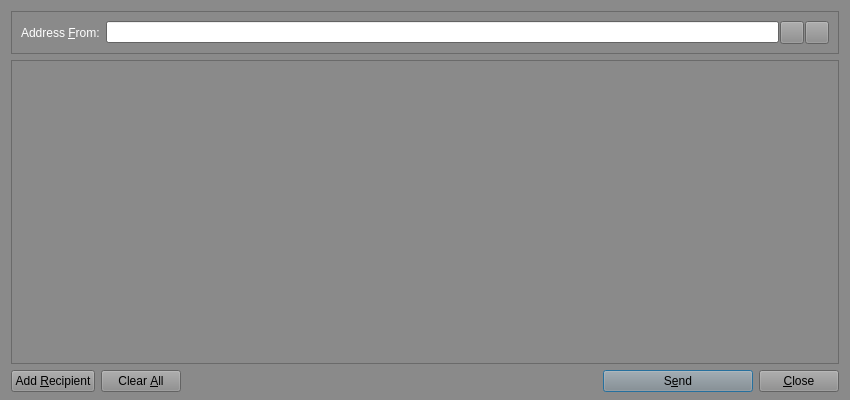
<?xml version="1.0" encoding="UTF-8"?>
<ui version="4.0">
 <class>SendMessagesDialog</class>
 <widget class="QDialog" name="SendMessagesDialog">
  <property name="geometry">
   <rect>
    <x>0</x>
    <y>0</y>
    <width>850</width>
    <height>400</height>
   </rect>
  </property>
  <property name="palette">
   <palette>
    <active>
     <colorrole role="WindowText">
      <brush brushstyle="SolidPattern">
       <color alpha="255">
        <red>255</red>
        <green>255</green>
        <blue>255</blue>
       </color>
      </brush>
     </colorrole>
     <colorrole role="Button">
      <brush brushstyle="SolidPattern">
       <color alpha="255">
        <red>138</red>
        <green>138</green>
        <blue>138</blue>
       </color>
      </brush>
     </colorrole>
     <colorrole role="Light">
      <brush brushstyle="SolidPattern">
       <color alpha="255">
        <red>207</red>
        <green>207</green>
        <blue>207</blue>
       </color>
      </brush>
     </colorrole>
     <colorrole role="Midlight">
      <brush brushstyle="SolidPattern">
       <color alpha="255">
        <red>172</red>
        <green>172</green>
        <blue>172</blue>
       </color>
      </brush>
     </colorrole>
     <colorrole role="Dark">
      <brush brushstyle="SolidPattern">
       <color alpha="255">
        <red>69</red>
        <green>69</green>
        <blue>69</blue>
       </color>
      </brush>
     </colorrole>
     <colorrole role="Mid">
      <brush brushstyle="SolidPattern">
       <color alpha="255">
        <red>92</red>
        <green>92</green>
        <blue>92</blue>
       </color>
      </brush>
     </colorrole>
     <colorrole role="Text">
      <brush brushstyle="SolidPattern">
       <color alpha="255">
        <red>255</red>
        <green>255</green>
        <blue>255</blue>
       </color>
      </brush>
     </colorrole>
     <colorrole role="BrightText">
      <brush brushstyle="SolidPattern">
       <color alpha="255">
        <red>255</red>
        <green>255</green>
        <blue>255</blue>
       </color>
      </brush>
     </colorrole>
     <colorrole role="ButtonText">
      <brush brushstyle="SolidPattern">
       <color alpha="255">
        <red>0</red>
        <green>0</green>
        <blue>0</blue>
       </color>
      </brush>
     </colorrole>
     <colorrole role="Base">
      <brush brushstyle="SolidPattern">
       <color alpha="255">
        <red>255</red>
        <green>255</green>
        <blue>255</blue>
       </color>
      </brush>
     </colorrole>
     <colorrole role="Window">
      <brush brushstyle="SolidPattern">
       <color alpha="255">
        <red>138</red>
        <green>138</green>
        <blue>138</blue>
       </color>
      </brush>
     </colorrole>
     <colorrole role="Shadow">
      <brush brushstyle="SolidPattern">
       <color alpha="255">
        <red>0</red>
        <green>0</green>
        <blue>0</blue>
       </color>
      </brush>
     </colorrole>
     <colorrole role="AlternateBase">
      <brush brushstyle="SolidPattern">
       <color alpha="255">
        <red>196</red>
        <green>196</green>
        <blue>196</blue>
       </color>
      </brush>
     </colorrole>
     <colorrole role="ToolTipBase">
      <brush brushstyle="SolidPattern">
       <color alpha="255">
        <red>255</red>
        <green>255</green>
        <blue>220</blue>
       </color>
      </brush>
     </colorrole>
     <colorrole role="ToolTipText">
      <brush brushstyle="SolidPattern">
       <color alpha="255">
        <red>255</red>
        <green>255</green>
        <blue>255</blue>
       </color>
      </brush>
     </colorrole>
    </active>
    <inactive>
     <colorrole role="WindowText">
      <brush brushstyle="SolidPattern">
       <color alpha="255">
        <red>255</red>
        <green>255</green>
        <blue>255</blue>
       </color>
      </brush>
     </colorrole>
     <colorrole role="Button">
      <brush brushstyle="SolidPattern">
       <color alpha="255">
        <red>138</red>
        <green>138</green>
        <blue>138</blue>
       </color>
      </brush>
     </colorrole>
     <colorrole role="Light">
      <brush brushstyle="SolidPattern">
       <color alpha="255">
        <red>207</red>
        <green>207</green>
        <blue>207</blue>
       </color>
      </brush>
     </colorrole>
     <colorrole role="Midlight">
      <brush brushstyle="SolidPattern">
       <color alpha="255">
        <red>172</red>
        <green>172</green>
        <blue>172</blue>
       </color>
      </brush>
     </colorrole>
     <colorrole role="Dark">
      <brush brushstyle="SolidPattern">
       <color alpha="255">
        <red>69</red>
        <green>69</green>
        <blue>69</blue>
       </color>
      </brush>
     </colorrole>
     <colorrole role="Mid">
      <brush brushstyle="SolidPattern">
       <color alpha="255">
        <red>92</red>
        <green>92</green>
        <blue>92</blue>
       </color>
      </brush>
     </colorrole>
     <colorrole role="Text">
      <brush brushstyle="SolidPattern">
       <color alpha="255">
        <red>255</red>
        <green>255</green>
        <blue>255</blue>
       </color>
      </brush>
     </colorrole>
     <colorrole role="BrightText">
      <brush brushstyle="SolidPattern">
       <color alpha="255">
        <red>255</red>
        <green>255</green>
        <blue>255</blue>
       </color>
      </brush>
     </colorrole>
     <colorrole role="ButtonText">
      <brush brushstyle="SolidPattern">
       <color alpha="255">
        <red>0</red>
        <green>0</green>
        <blue>0</blue>
       </color>
      </brush>
     </colorrole>
     <colorrole role="Base">
      <brush brushstyle="SolidPattern">
       <color alpha="255">
        <red>255</red>
        <green>255</green>
        <blue>255</blue>
       </color>
      </brush>
     </colorrole>
     <colorrole role="Window">
      <brush brushstyle="SolidPattern">
       <color alpha="255">
        <red>138</red>
        <green>138</green>
        <blue>138</blue>
       </color>
      </brush>
     </colorrole>
     <colorrole role="Shadow">
      <brush brushstyle="SolidPattern">
       <color alpha="255">
        <red>0</red>
        <green>0</green>
        <blue>0</blue>
       </color>
      </brush>
     </colorrole>
     <colorrole role="AlternateBase">
      <brush brushstyle="SolidPattern">
       <color alpha="255">
        <red>196</red>
        <green>196</green>
        <blue>196</blue>
       </color>
      </brush>
     </colorrole>
     <colorrole role="ToolTipBase">
      <brush brushstyle="SolidPattern">
       <color alpha="255">
        <red>255</red>
        <green>255</green>
        <blue>220</blue>
       </color>
      </brush>
     </colorrole>
     <colorrole role="ToolTipText">
      <brush brushstyle="SolidPattern">
       <color alpha="255">
        <red>255</red>
        <green>255</green>
        <blue>255</blue>
       </color>
      </brush>
     </colorrole>
    </inactive>
    <disabled>
     <colorrole role="WindowText">
      <brush brushstyle="SolidPattern">
       <color alpha="255">
        <red>138</red>
        <green>138</green>
        <blue>138</blue>
       </color>
      </brush>
     </colorrole>
     <colorrole role="Button">
      <brush brushstyle="SolidPattern">
       <color alpha="255">
        <red>138</red>
        <green>138</green>
        <blue>138</blue>
       </color>
      </brush>
     </colorrole>
     <colorrole role="Light">
      <brush brushstyle="SolidPattern">
       <color alpha="255">
        <red>207</red>
        <green>207</green>
        <blue>207</blue>
       </color>
      </brush>
     </colorrole>
     <colorrole role="Midlight">
      <brush brushstyle="SolidPattern">
       <color alpha="255">
        <red>172</red>
        <green>172</green>
        <blue>172</blue>
       </color>
      </brush>
     </colorrole>
     <colorrole role="Dark">
      <brush brushstyle="SolidPattern">
       <color alpha="255">
        <red>69</red>
        <green>69</green>
        <blue>69</blue>
       </color>
      </brush>
     </colorrole>
     <colorrole role="Mid">
      <brush brushstyle="SolidPattern">
       <color alpha="255">
        <red>92</red>
        <green>92</green>
        <blue>92</blue>
       </color>
      </brush>
     </colorrole>
     <colorrole role="Text">
      <brush brushstyle="SolidPattern">
       <color alpha="255">
        <red>138</red>
        <green>138</green>
        <blue>138</blue>
       </color>
      </brush>
     </colorrole>
     <colorrole role="BrightText">
      <brush brushstyle="SolidPattern">
       <color alpha="255">
        <red>255</red>
        <green>255</green>
        <blue>255</blue>
       </color>
      </brush>
     </colorrole>
     <colorrole role="ButtonText">
      <brush brushstyle="SolidPattern">
       <color alpha="255">
        <red>69</red>
        <green>69</green>
        <blue>69</blue>
       </color>
      </brush>
     </colorrole>
     <colorrole role="Base">
      <brush brushstyle="SolidPattern">
       <color alpha="255">
        <red>138</red>
        <green>138</green>
        <blue>138</blue>
       </color>
      </brush>
     </colorrole>
     <colorrole role="Window">
      <brush brushstyle="SolidPattern">
       <color alpha="255">
        <red>138</red>
        <green>138</green>
        <blue>138</blue>
       </color>
      </brush>
     </colorrole>
     <colorrole role="Shadow">
      <brush brushstyle="SolidPattern">
       <color alpha="255">
        <red>0</red>
        <green>0</green>
        <blue>0</blue>
       </color>
      </brush>
     </colorrole>
     <colorrole role="AlternateBase">
      <brush brushstyle="SolidPattern">
       <color alpha="255">
        <red>138</red>
        <green>138</green>
        <blue>138</blue>
       </color>
      </brush>
     </colorrole>
     <colorrole role="ToolTipBase">
      <brush brushstyle="SolidPattern">
       <color alpha="255">
        <red>255</red>
        <green>255</green>
        <blue>220</blue>
       </color>
      </brush>
     </colorrole>
     <colorrole role="ToolTipText">
      <brush brushstyle="SolidPattern">
       <color alpha="255">
        <red>138</red>
        <green>138</green>
        <blue>138</blue>
       </color>
      </brush>
     </colorrole>
    </disabled>
   </palette>
  </property>
  <property name="windowTitle">
   <string>Send Messages</string>
  </property>
  <layout class="QVBoxLayout" name="verticalLayout" stretch="0,1,0">
   <property name="bottomMargin">
    <number>8</number>
   </property>
   <item>
    <widget class="QFrame" name="frameAddressFrom">
     <property name="sizePolicy">
      <sizepolicy hsizetype="Expanding" vsizetype="Expanding">
       <horstretch>0</horstretch>
       <verstretch>0</verstretch>
      </sizepolicy>
     </property>
     <property name="maximumSize">
      <size>
       <width>16777215</width>
       <height>16777215</height>
      </size>
     </property>
     <property name="frameShape">
      <enum>QFrame::StyledPanel</enum>
     </property>
     <property name="frameShadow">
      <enum>QFrame::Sunken</enum>
     </property>
     <layout class="QHBoxLayout" name="horizontalLayout_3">
      <item>
       <widget class="QLabel" name="addressFromLabel">
        <property name="text">
         <string>Address &amp;From:</string>
        </property>
        <property name="buddy">
         <cstring>addressFrom</cstring>
        </property>
       </widget>
      </item>
      <item>
       <layout class="QHBoxLayout" name="horizontalLayout_4">
        <property name="spacing">
         <number>1</number>
        </property>
        <item>
         <widget class="QValidatedLineEdit" name="addressFrom">
          <property name="styleSheet">
           <string notr="true"/>
          </property>
         </widget>
        </item>
        <item>
         <widget class="QToolButton" name="addressBookButton">
          <property name="toolTip">
           <string>Choose address from address book</string>
          </property>
          <property name="text">
           <string/>
          </property>
          <property name="icon">
           <iconset resource="../bitcoin.qrc">
            <normaloff>:/icons/address-book</normaloff>:/icons/address-book</iconset>
          </property>
          <property name="shortcut">
           <string>Alt+A</string>
          </property>
         </widget>
        </item>
        <item>
         <widget class="QToolButton" name="pasteButton">
          <property name="toolTip">
           <string>Paste address from clipboard</string>
          </property>
          <property name="text">
           <string/>
          </property>
          <property name="icon">
           <iconset resource="../bitcoin.qrc">
            <normaloff>:/icons/editpaste</normaloff>:/icons/editpaste</iconset>
          </property>
          <property name="shortcut">
           <string>Alt+P</string>
          </property>
         </widget>
        </item>
       </layout>
      </item>
     </layout>
    </widget>
   </item>
   <item>
    <widget class="QScrollArea" name="scrollArea">
     <property name="widgetResizable">
      <bool>true</bool>
     </property>
     <widget class="QWidget" name="scrollAreaWidgetContents">
      <property name="geometry">
       <rect>
        <x>0</x>
        <y>0</y>
        <width>830</width>
        <height>291</height>
       </rect>
      </property>
      <layout class="QVBoxLayout" name="verticalLayout_2">
       <property name="leftMargin">
        <number>0</number>
       </property>
       <property name="topMargin">
        <number>0</number>
       </property>
       <property name="rightMargin">
        <number>0</number>
       </property>
       <property name="bottomMargin">
        <number>0</number>
       </property>
       <item>
        <layout class="QVBoxLayout" name="entries">
         <property name="spacing">
          <number>6</number>
         </property>
        </layout>
       </item>
       <item>
        <spacer name="verticalSpacer">
         <property name="orientation">
          <enum>Qt::Vertical</enum>
         </property>
         <property name="sizeHint" stdset="0">
          <size>
           <width>20</width>
           <height>40</height>
          </size>
         </property>
        </spacer>
       </item>
      </layout>
     </widget>
    </widget>
   </item>
   <item>
    <layout class="QHBoxLayout" name="horizontalLayout">
     <item>
      <widget class="QPushButton" name="addButton">
       <property name="toolTip">
        <string>Send to multiple recipients at once</string>
       </property>
       <property name="text">
        <string>Add &amp;Recipient</string>
       </property>
       <property name="icon">
        <iconset resource="../bitcoin.qrc">
         <normaloff>:/icons/add</normaloff>:/icons/add</iconset>
       </property>
       <property name="autoDefault">
        <bool>false</bool>
       </property>
      </widget>
     </item>
     <item>
      <widget class="QPushButton" name="clearButton">
       <property name="sizePolicy">
        <sizepolicy hsizetype="Minimum" vsizetype="Fixed">
         <horstretch>0</horstretch>
         <verstretch>0</verstretch>
        </sizepolicy>
       </property>
       <property name="toolTip">
        <string>Remove all transaction fields</string>
       </property>
       <property name="text">
        <string>Clear &amp;All</string>
       </property>
       <property name="icon">
        <iconset resource="../bitcoin.qrc">
         <normaloff>:/icons/remove</normaloff>:/icons/remove</iconset>
       </property>
       <property name="autoRepeatDelay">
        <number>300</number>
       </property>
       <property name="autoDefault">
        <bool>false</bool>
       </property>
      </widget>
     </item>
     <item>
      <spacer name="horizontalSpacer">
       <property name="orientation">
        <enum>Qt::Horizontal</enum>
       </property>
       <property name="sizeHint" stdset="0">
        <size>
         <width>40</width>
         <height>20</height>
        </size>
       </property>
      </spacer>
     </item>
     <item>
      <widget class="QPushButton" name="sendButton">
       <property name="minimumSize">
        <size>
         <width>150</width>
         <height>0</height>
        </size>
       </property>
       <property name="toolTip">
        <string>Confirm the send action</string>
       </property>
       <property name="text">
        <string>S&amp;end</string>
       </property>
       <property name="icon">
        <iconset resource="../bitcoin.qrc">
         <normaloff>:/icons/send</normaloff>:/icons/send</iconset>
       </property>
       <property name="default">
        <bool>true</bool>
       </property>
      </widget>
     </item>
     <item>
      <widget class="QPushButton" name="closeButton">
       <property name="text">
        <string>&amp;Close</string>
       </property>
       <property name="icon">
        <iconset resource="../bitcoin.qrc">
         <normaloff>:/icons/quit</normaloff>:/icons/quit</iconset>
       </property>
      </widget>
     </item>
    </layout>
   </item>
  </layout>
 </widget>
 <customwidgets>
  <customwidget>
   <class>QValidatedLineEdit</class>
   <extends>QLineEdit</extends>
   <header>qvalidatedlineedit.h</header>
  </customwidget>
 </customwidgets>
 <resources>
  <include location="../bitcoin.qrc"/>
 </resources>
 <connections/>
</ui>
